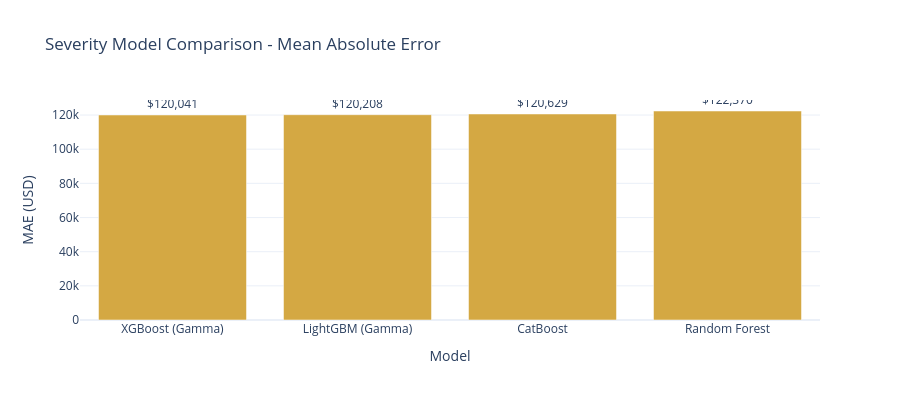

Notebook cell for this chart:
### Code cell
# Visual comparison of severity MAE (Plotly)
sev_df = pd.DataFrame(sev_results)
fig = px.bar(sev_df, x="Model", y="MAE", text="MAE",
    color_discrete_sequence=["#d4a843"],
    title="Severity Model Comparison - Mean Absolute Error")
fig.update_traces(textposition="outside", texttemplate="$%{text:,.0f}")
fig.update_layout(template="plotly_white", height=400, yaxis_title="MAE (USD)")
fig.show()

### Figure 1 — Plotly figure (JSON) as saved in the notebook; plotly's stock layout.template omitted (floating-point values rounded to 4 significant figures)
{"data": [{"hovertemplate": "Model=%{x}<br>MAE=%{text}<extra></extra>", "legendgroup": "", "marker": {"color": "#d4a843", "pattern": {"shape": ""}}, "name": "", "orientation": "v", "showlegend": false, "text": [120000.0, 120200.0, 120600.0, 122400.0], "textposition": "outside", "texttemplate": "$%{text:,.0f}", "type": "bar", "x": ["XGBoost (Gamma)", "LightGBM (Gamma)", "CatBoost", "Random Forest"], "xaxis": "x", "y": [120000.0, 120200.0, 120600.0, 122400.0], "yaxis": "y"}], "layout": {"barmode": "relative", "height": 400, "legend": {"tracegroupgap": 0}, "title": {"text": "Severity Model Comparison - Mean Absolute Error"}, "xaxis": {"anchor": "y", "domain": [0, 1], "title": {"text": "Model"}}, "yaxis": {"anchor": "x", "domain": [0, 1], "title": {"text": "MAE (USD)"}}}}
